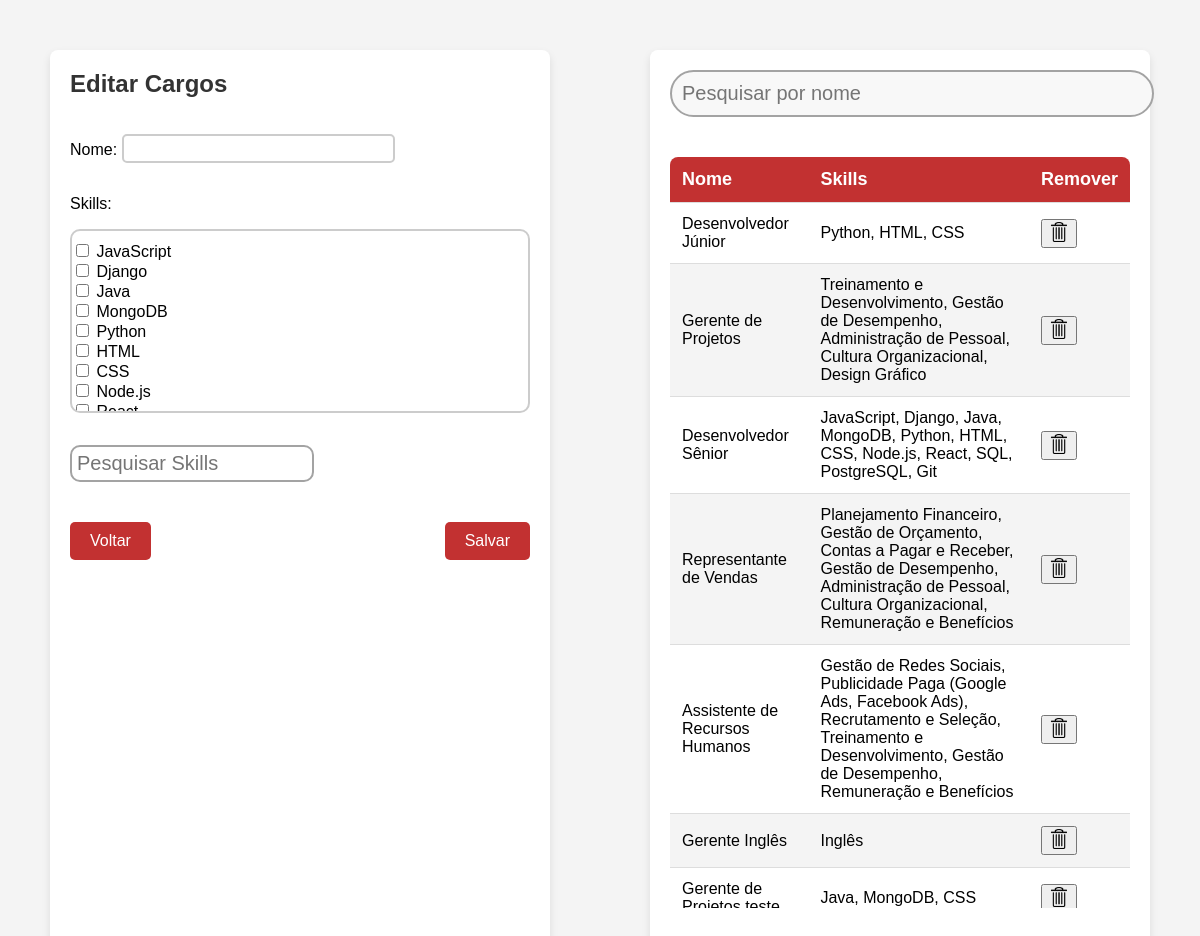
Screenshot of /adicionar_cargo/ (signed in) with the database file from the repository.
### app/models.py (models this page shows, shortened)
class Skill(models.Model):
    nome = models.CharField(max_length=100, unique=True)
    nivel = models.IntegerField(default=1)
    def __str__(self):
        return self.nome

class Cargo(models.Model):
    nome = models.CharField(max_length=100)
    skills = models.ManyToManyField(Skill, blank=True)

### app/views.py (the view)
# urls.py: path('adicionar_cargo/', views.adicionar_cargo, name='editar_cargos'),
@login_required(login_url='login')
def adicionar_cargo(request):
    cargos = Cargo.objects.all()
    if request.method == 'POST':
        form = CargoForm(request.POST)
        if form.is_valid():
            form.save()
            return redirect('editar_cargos')
    else:
        form = CargoForm()
    return render(request, 'editar_cargos.html', {'form': form, 'cargos': cargos})

### app/forms.py
class CargoForm(forms.ModelForm):
    skills = forms.ModelMultipleChoiceField(
    queryset=Skill.objects.all(),  # Carrega todas as habilidades
    widget=forms.CheckboxSelectMultiple,  # Ou use outro widget de sua escolha
    required=False  # Define se a seleção de skills é obrigatória
    )
    class Meta:
        model = Cargo
        fields = ['nome', 'skills']

### app/templates/editar_cargos.html (shortened to what this page needs)
{% extends 'layout.html' %}
{% load static %}
{% block extrahead %}
    <link rel="stylesheet" href="{% static 'app/css/editar_cargos.css' %}">
{% endblock %}
{% block content %}
    <div class="mainContainer">
        <div class="cargoForm">
            <form method="post">
                <h2>Editar Cargos</h2>
                {{ form.as_p }}
                <input type="text" id="skillSearch" onkeyup="searchSkills(this, 'id_skills')" placeholder="Pesquisar Skills">
                <div class="submitButton">
                    <button type="button"class="cancelBtn" onclick="location.href='{% url 'main' %}'">Voltar</button>
                    <button type="submit">Salvar</button>
                </div>
            </form>
        </div>
        <div class="cargoTable">
            <input class="searchInput" type="text" id="searchInput" onkeyup="filterTable()" placeholder="Pesquisar por nome">
            <div class="tableDiv">
                <table>
                    <thead>
                        <tr>
                            <th>Nome</th>
                            <th>Skills</th>
                            <th>Remover</th>
                        </tr>
                    </thead>
                    <tbody>
                        {% for cargo in cargos %}
                            <tr>
                                <td>{{ cargo.nome }}</td>
                                <td>
                                    {{ cargo.skills.all|join:", " }}
                                </td>
                                <td>
                                    <form action="{% url 'remove_cargo' cargo_id=cargo.id %}" method="POST">
                                        <button type="submit" class="remove_cargo">
                                            <img class="deleteIcon" src="{% static 'app/img/icons/delete.png' %}" alt="">
                                        </button>
                                    </form>
                                </td>
                            </tr>
                        {% empty %}
                            <tr class="valuesColumns">
                                <td style="text-align: center; color: gray" colspan="4">Nenhum cargo cadastrado no sistema.</td>
                            </tr>
                        {% endfor %}
                    </tbody>
                </table>
            </div>
        </div>
    </div>
{% endblock %}

### app/templates/layout.html (shortened to what this page needs)
<!DOCTYPE html>
{% load static %}
<html lang="en">
<head>
    {% block extrahead %}
    {% endblock %}
</head>
<body>
    {% block content %}
    {% endblock %}
</body>
</html>

### app/static/app/css/editar_cargos.css (style rules this page uses)
body { font-family: Arial, sans-serif; background-color: #f4f4f4; margin: 0; padding: 0; }
#id_skills { border: 2px solid #ccc; border-radius: 10px; padding: 10px 0; max-height: 160px; overflow-y: scroll; }
#id_nome { font-size: 20px; border-radius: 5px; border: 2px solid #ccc; }
.mainContainer { display: flex; flex-direction: row; height: 100vh; }
.cargoForm { background-color: white; padding: 20px; border-radius: 8px; box-shadow: 0 4px 8px rgba(0, 0, 0, 0.1); width: 100%; margin: 50px; }
.cargoForm h2 { margin-top: 0; color: #333; font-size: 24px; }
.cargoForm form { display: flex; flex-direction: column; }
.cargoForm form .submitButton { display: flex; justify-content: space-between; margin-top: 20px; }
.cargoForm button { padding: 10px 20px; border: none; border-radius: 5px; cursor: pointer; font-size: 16px; }
.cargoForm .cancelBtn { background-color: #c23131; color: white; transition: .2s; }
.cargoForm button[type="submit"] { background-color: #c23131; color: white; }
.searchInput { display: flex; margin: auto; margin-bottom: 20px; font-size: 20px; width: 100%; max-width: 500px; padding: 10px; background-color: rgb(248, 248, 248); border: 2px solid rgb(163, 163, 163); border-radius: 30px; }
#skillSearch { display: flex; margin-bottom: 20px; font-size: 20px; width: 50%; max-width: 500px; padding: 5px; border: 2px solid rgb(163, 163, 163); border-radius: 10px; }
.tableDiv { height: 70vh; overflow-y: scroll; }
.cargoTable { background-color: white; padding: 20px; border-radius: 8px; box-shadow: 0 4px 8px rgba(0, 0, 0, 0.1); width: 100%; margin: 50px; }
.cargoTable table { width: 100%; border-collapse: collapse; margin-top: 20px; }
.cargoTable th, .cargoTable td { padding: 12px; text-align: left; border-bottom: 1px solid #ddd; }
.cargoTable th:first-child { border-top-left-radius: 8px; }
.cargoTable th:last-child { border-top-right-radius: 8px; }
.cargoTable th { background-color: #c23131; color: white; font-size: 18px; }
.cargoTable tr:nth-child(even) { background-color: #f4f4f4; }
.cargoTable td { font-size: 16px; }
.deleteIcon { width: 20px; height: 20px; }
button { margin: 0; }

### rows the page displays
Cargo: nome "Desenvolvedor Júnior", skills.all "Python, HTML, CSS"
Cargo: nome "Gerente de Projetos", skills.all "Treinamento e Desenvolvimento, Gestão de Desempenho, Administração de Pessoal, Cultura Organizacional, Design Gráfico"
Cargo: nome "Desenvolvedor Sênior", skills.all "JavaScript, Django, Java, MongoDB, Python, HTML, CSS, Node.js, React, SQL, PostgreSQL, Git"
Cargo: nome "Representante de Vendas", skills.all "Planejamento Financeiro, Gestão de Orçamento, Contas a Pagar e Receber, Gestão de Desempenho, Administração de Pessoal, Cultura Organizacional, Remuneração e Benefícios"
Cargo: nome "Assistente de Recursos Humanos", skills.all "Gestão de Redes Sociais, Publicidade Paga (Google Ads, Facebook Ads), Recrutamento e Seleção, Treinamento e Desenvolvimento, Gestão de Desempenho, Remuneração e Benefícios"
Cargo: nome "Gerente Inglês", skills.all "Inglês"
Cargo: nome "Gerente de…", skills.all "Java, MongoDB, CSS"
